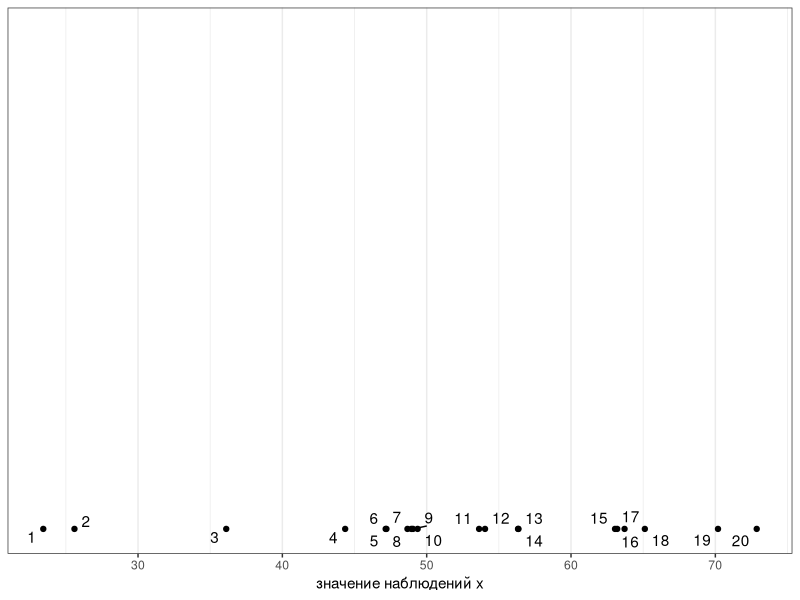
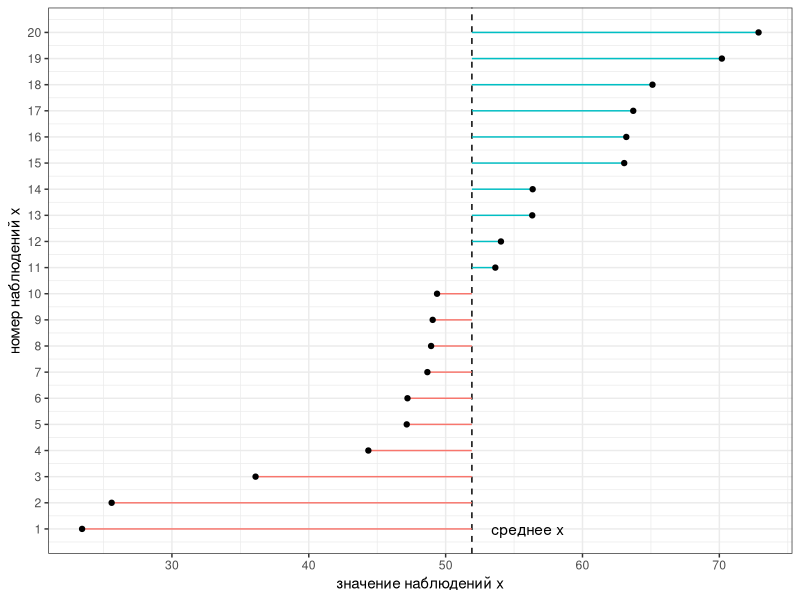
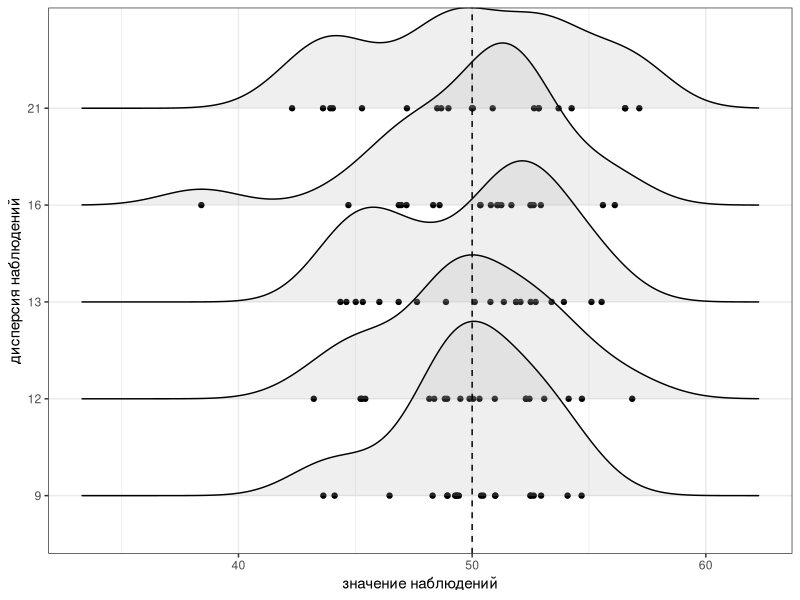
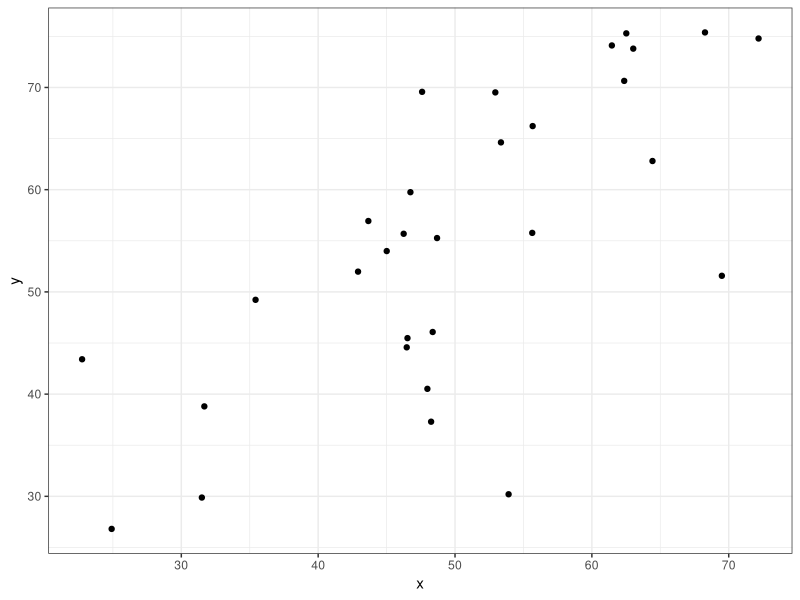
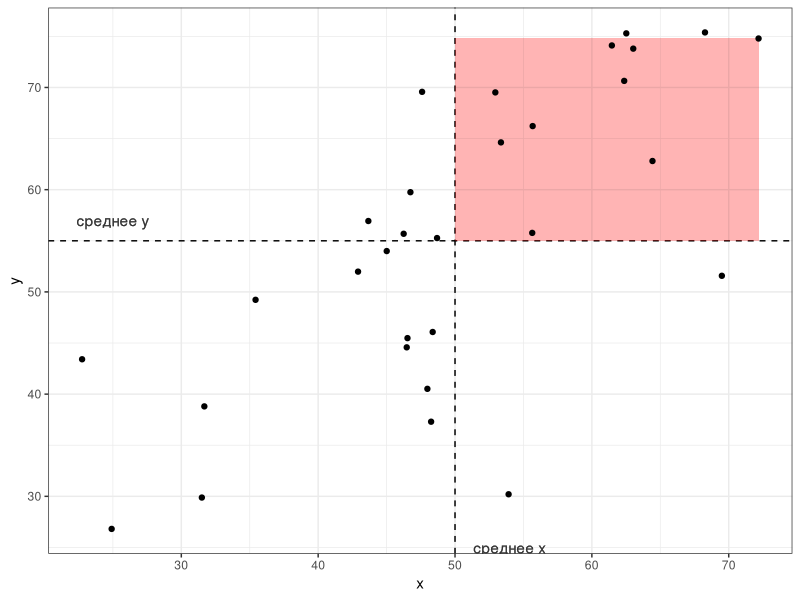
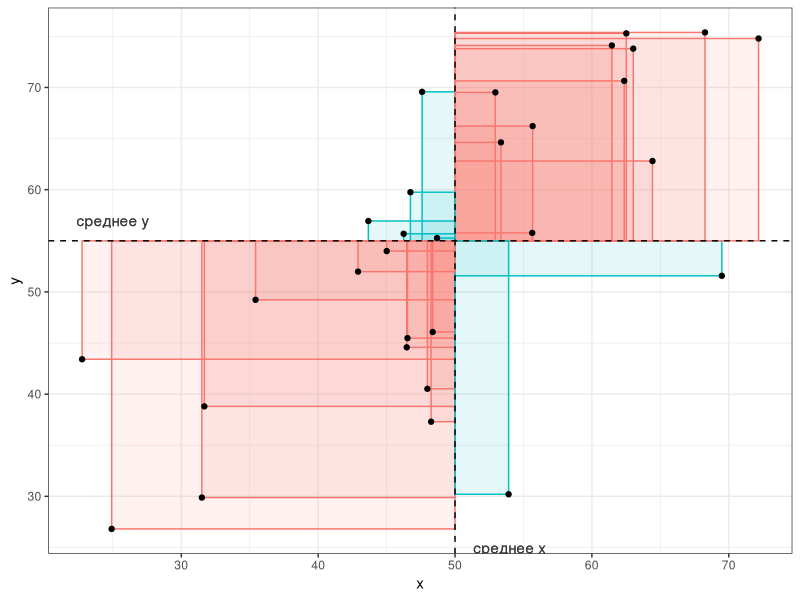
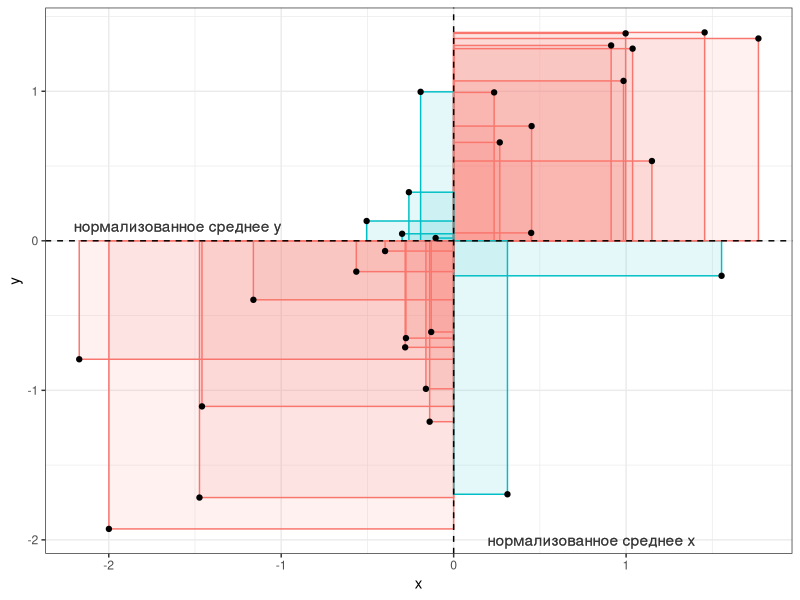
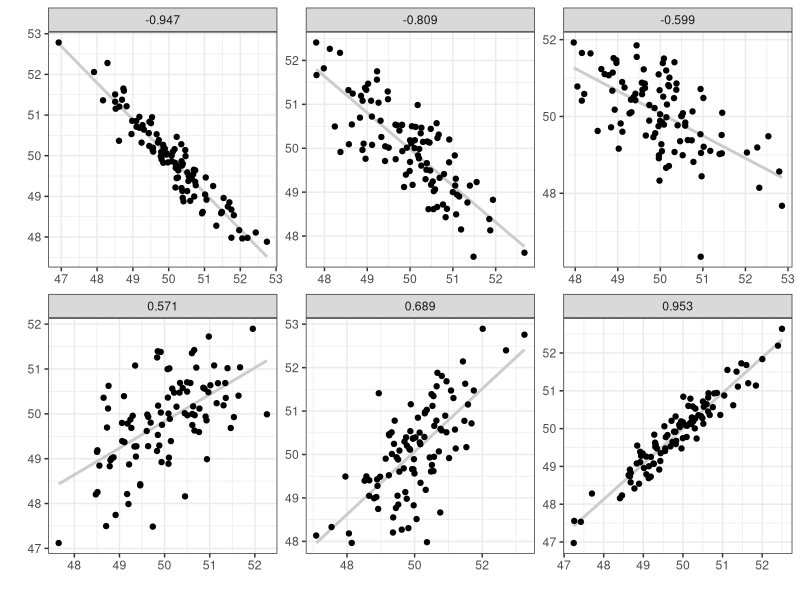

These charts were generated, in order, by the following R code:
## ---- chunk 1
library(tidyverse)
theme_set(theme_bw())
## ---- chunk 2
set.seed(42)
df <- tibble(x = sort(rnorm(20, mean = 50, sd = 10)), 
             y = seq_along(x))
df %>% 
  ggplot(aes(x))+
  geom_point(y = 0)+
  ggrepel::geom_text_repel(aes(label = y), y = 0)+
  labs(x = "значение наблюдений x")
## ---- chunk 3
df %>% 
  mutate(positive_negative = x > mean(x)) %>% 
  ggplot(aes(x, y))+
  geom_vline(aes(xintercept = mean(x)), linetype = 2)+
  geom_linerange(aes(xmin = x, 
                     xmax = mean(x), 
                     color = positive_negative),
                 show.legend = FALSE) + 
  annotate(geom = "text", x = 56, y = 1, label = "среднее x")+
  geom_point()+
  scale_y_continuous(breaks = df$y)+
  labs(y = "номер наблюдений x",
       x = "значение наблюдений x")
## ---- chunk 4
set.seed(42)
map_dfr(1:5*5, function(x){
  tibble(x = rnorm(20, mean = 50, sd = sqrt(x)),
         var = round(var(x)))
}) %>% 
  group_by(var) %>% 
  mutate(x = x - mean(x)+50) %>% 
  ggplot(aes(x, factor(var)))+
  geom_point()+
  ggridges::geom_density_ridges(alpha = 0.2)+
  geom_vline(aes(xintercept = mean(x)), linetype = 2)+
  labs(x = "значение наблюдений",
       y = "дисперсия наблюдений")
## ---- chunk 5
set.seed(42)
x <- rnorm(20, mean = 50, sd = 10)
var(x)
## ---- chunk 6
var(x) == sum((x - mean(x))^2)/(length(x)-1)
## ---- chunk 7
sqrt(var(x))
sd(x)
## ---- chunk 8
set.seed(42)
tibble(x = rnorm(30, mean = 50, sd = 10), 
       y = x + rnorm(30, sd = 10)) %>% 
  mutate(x = x - mean(x)+ 50,
         y = y - mean(y)+ 55) ->
  df

df %>% 
  ggplot(aes(x, y))+
  geom_point()
## ---- chunk 9
df %>% 
  ggplot(aes(x, y))+
  geom_hline(aes(yintercept = mean(y)), linetype = 2)+
  geom_vline(aes(xintercept = mean(x)), linetype = 2)+
  geom_rect(aes(ymin = mean(y), ymax = y[which.max(x)], 
                xmin = mean(x), xmax = max(x)), 
            fill = "red", alpha = 0.01, show.legend = FALSE)+
  geom_text(aes(x = mean(x)+4), y = 25, label = "среднее x", alpha = 0.05)+
  geom_text(aes(y = mean(y)+2), x = 25, label = "среднее y", alpha = 0.05)+
  geom_point()
## ---- chunk 10
df %>% 
  mutate(fill_color = (x > mean(x) & y > mean(y)) | (!x > mean(x) & !y > mean(y)),
         fill_color = !fill_color) %>% 
  ggplot(aes(x, y))+
  geom_rect(aes(xmin = mean(x), xmax = x, 
                ymin = mean(y), ymax = y, fill = fill_color, color = fill_color),
            alpha = 0.1, show.legend = FALSE)+
  geom_hline(aes(yintercept = mean(y)), linetype = 2)+
  geom_vline(aes(xintercept = mean(x)), linetype = 2)+
  geom_text(aes(x = mean(x)+4), y = 25, label = "среднее x", alpha = 0.05)+
  geom_text(aes(y = mean(y)+2), x = 25, label = "среднее y", alpha = 0.05)+
  geom_point()
## ---- chunk 11
set.seed(42)
x <- rnorm(10, mean = 50, sd = 10)
y <-  x + rnorm(10, sd = 10)
cov(x, y)
cov(x, -y*2)
## ---- chunk 12
cov(x, y) == sum((x-mean(x))*(y - mean(y)))/(length(x)-1)
## ---- chunk 13
df %>% 
  mutate_all(scale) %>% 
  mutate(fill_color = (x > mean(x) & y > mean(y)) | (!x > mean(x) & !y > mean(y)),
         fill_color = !fill_color) %>% 
  ggplot(aes(x, y))+
  geom_rect(aes(xmin = mean(x), xmax = x, 
                ymin = mean(y), ymax = y, fill = fill_color, color = fill_color),
            alpha = 0.1, show.legend = FALSE)+
  geom_hline(aes(yintercept = mean(y)), linetype = 2)+
  geom_vline(aes(xintercept = mean(x)), linetype = 2)+
  geom_text(aes(x = mean(x)+0.8), y = -2, label = "нормализованное среднее x", alpha = 0.05)+
  geom_text(aes(y = mean(y)+0.1), x = -1.6, label = "нормализованное среднее y", alpha = 0.05)+
  geom_point()
## ---- chunk 14
set.seed(42)
map_dfr(c(-0.5, -0.75, -0.95, 0.5, 0.75, 0.95), function(i){
  MASS::mvrnorm(n=100, 
                mu=rep(50,2), 
                Sigma=matrix(i, nrow=2, ncol=2) + diag(2)*(1-i)) %>% 
    as_tibble() %>% 
    mutate(id = i) %>% 
    rename(x = V1,
           y = V2)}) %>% 
  group_by(id) %>% 
  mutate(cor = round(cor(x, y), 3)) %>%
  ggplot(aes(x, y))+
  geom_smooth(method = "lm", se = FALSE, color = "gray80")+
  geom_point()+
  facet_wrap(~cor, nrow = 2, scales = "free")+
  labs(x = "", y = "")
## ---- chunk 15
set.seed(42)
x <- rnorm(15, mean = 50, sd = 10)
y <-  x + rnorm(15, sd = 10)
cor(x, y)
## ---- chunk 16
cor(x, y) == cov(x, y)/(sd(x)*sd(y))
cor(x, y) == sum(scale(x)*scale(y))/(length(x)-1)
